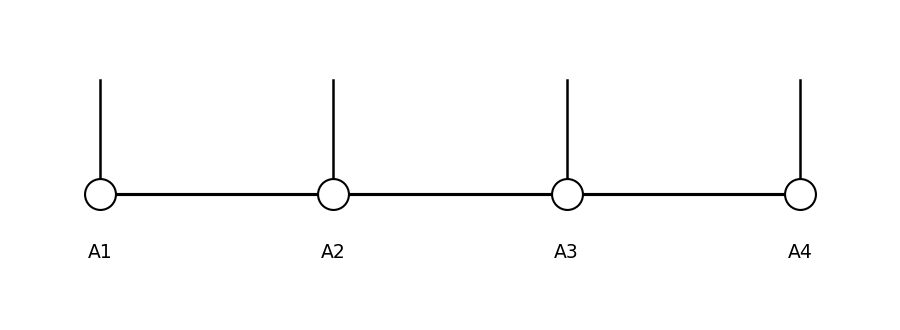

Reproduce this figure in Python.
import pathlib

import matplotlib.pyplot as plt


def main() -> None:
    fig, ax = plt.subplots(figsize=(6.0, 2.2))
    x_positions = [0, 1.5, 3.0, 4.5]
    y = 0.0

    # Draw bonds
    for i in range(len(x_positions) - 1):
        ax.plot([x_positions[i], x_positions[i + 1]], [y, y], color="black", lw=1.5)

    # Draw sites and physical legs
    for i, x in enumerate(x_positions, start=1):
        ax.scatter([x], [y], s=220, facecolors="white", edgecolors="black", zorder=3)
        ax.plot([x, x], [y, y + 0.8], color="black", lw=1.2)
        ax.text(x, y - 0.35, f"A{i}", ha="center", va="top", fontsize=9)

    ax.set_xlim(-0.5, 5.0)
    ax.set_ylim(-0.8, 1.2)
    ax.axis("off")
    fig.tight_layout()

    out_path = pathlib.Path(__file__).with_suffix(".png")
    fig.savefig(out_path, dpi=150)
    plt.close(fig)


if __name__ == "__main__":
    main()
